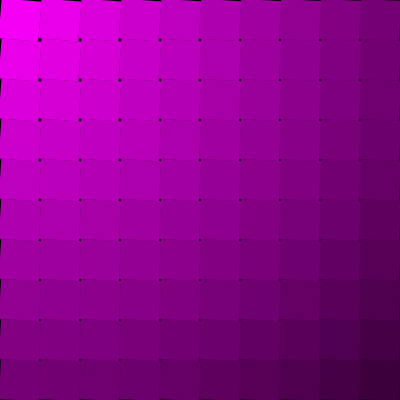
Frame 1 (no input)
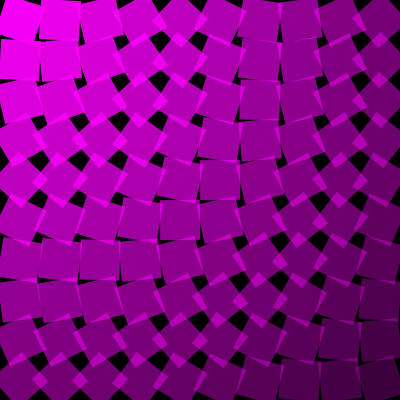
Frame 60 (the mouse pressed at the canvas centre just before this capture)
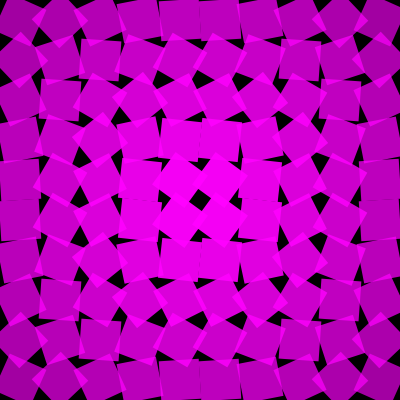
Frame 120 (the mouse held since frame 60 and released just before this capture)

The Processing sketch that drew these frames (run headless with seeded random() and noise(); from frame 60 on, the mouse is pressed at the canvas centre):

// Processing sketch: sketch_250603b_ilusion
// ── sketch_250603b_ilusion.pde
//ejemplor por JOSE LUIS

int cantidad, tam;

void setup() {
  size(400, 400);
  cantidad=10;
  tam=width/cantidad;
  rectMode(CENTER);
}

void draw() {
  background(0);

  for (int i=0; i<cantidad; i++) {
    for (int j=0; j<cantidad; j++) {
      push();

      translate(i*tam+tam/2, j*tam+tam/2);
      float distancia=dist(mouseX, mouseY, i*tam+tam/2, j*tam+tam/2);
      float diagonal= dist(0, 0, width, height);
      float angulo= map(distancia, 0, diagonal, 5, 1);
      float colorR=map(distancia, 0, diagonal, 255, 50);
      noStroke();
      fill(255, 0, 255, colorR);
      rotate(radians(frameCount*angulo));
      rect(0, 0, tam, tam); // podría cambiarse el tamaño de las figuras

      pop();
    }
  }
}
